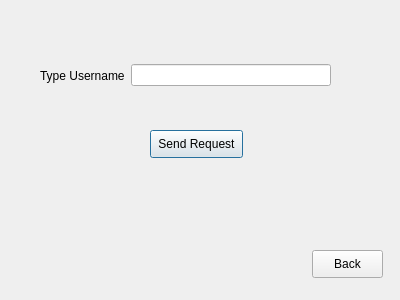
<?xml version="1.0" encoding="UTF-8"?>
<ui version="4.0">
 <class>friendsearch_dialog</class>
 <widget class="QDialog" name="friendsearch_dialog">
  <property name="geometry">
   <rect>
    <x>0</x>
    <y>0</y>
    <width>400</width>
    <height>300</height>
   </rect>
  </property>
  <property name="windowTitle">
   <string>Dialog</string>
  </property>
  <widget class="QPushButton" name="sendrequest_button">
   <property name="geometry">
    <rect>
     <x>150</x>
     <y>130</y>
     <width>93</width>
     <height>28</height>
    </rect>
   </property>
   <property name="text">
    <string>Send Request</string>
   </property>
  </widget>
  <widget class="QPushButton" name="back_button">
   <property name="geometry">
    <rect>
     <x>312</x>
     <y>250</y>
     <width>71</width>
     <height>28</height>
    </rect>
   </property>
   <property name="text">
    <string>Back</string>
   </property>
  </widget>
  <widget class="QWidget" name="layoutWidget">
   <property name="geometry">
    <rect>
     <x>40</x>
     <y>60</y>
     <width>291</width>
     <height>31</height>
    </rect>
   </property>
   <layout class="QHBoxLayout" name="horizontalLayout">
    <item>
     <widget class="QLabel" name="label">
      <property name="text">
       <string>Type Username</string>
      </property>
     </widget>
    </item>
    <item>
     <widget class="QLineEdit" name="usernamesearch"/>
    </item>
   </layout>
  </widget>
 </widget>
 <resources/>
 <connections>
  <connection>
   <sender>back_button</sender>
   <signal>clicked()</signal>
   <receiver>friendsearch_dialog</receiver>
   <slot>close()</slot>
   <hints>
    <hint type="sourcelabel">
     <x>351</x>
     <y>263</y>
    </hint>
    <hint type="destinationlabel">
     <x>351</x>
     <y>280</y>
    </hint>
   </hints>
  </connection>
  <connection>
   <sender>sendrequest_button</sender>
   <signal>clicked()</signal>
   <receiver>friendsearch_dialog</receiver>
   <slot>close()</slot>
   <hints>
    <hint type="sourcelabel">
     <x>178</x>
     <y>153</y>
    </hint>
    <hint type="destinationlabel">
     <x>179</x>
     <y>211</y>
    </hint>
   </hints>
  </connection>
 </connections>
</ui>
